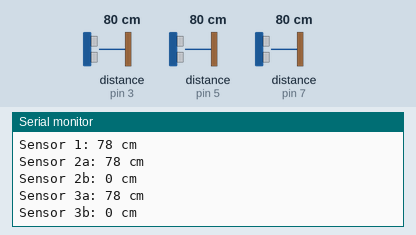
A sketch run on a simulated Arduino Uno, built with avr-gcc and run on an emulated ATmega328P. On the bench: the last lines printed to the serial monitor. Wiring (inferred from the names in the program): 3 × ultrasonic range finder: trigger pin 2, echo pin 3 / trigger pin 4, echo pin 5 / trigger pin 6, echo pin 7. The test bench sets the inputs (shaded band); at power-on: distance to the obstacle (sensors on pin 3, pin 5, pin 7) 80 cm. The echo pulse lasts 58.3 µs per cm.

Above: at 3.2 s.
3.3 s: distance to the obstacle (sensor on pin 3) set to 2 cm
6.5 s: distance to the obstacle (sensor on pin 5) set to 2 cm
9.7 s: distance to the obstacle (sensor on pin 7) set to 9 cm
At 12.9 s:
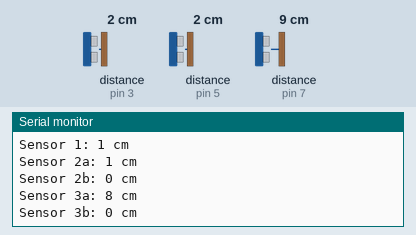
16.7 s: distance to the obstacle (sensor on pin 3) set to 4 cm
19.9 s: distance to the obstacle (sensor on pin 5) set to 4 cm
23.1 s: distance to the obstacle (sensor on pin 7) set to 2 cm
At 27.1 s:
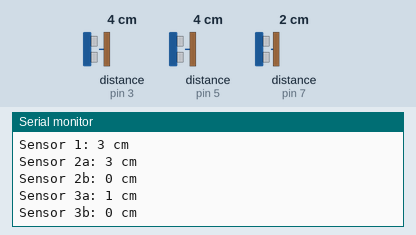
Timing chart, 0 to 27.3 s (numbered marks = the images above; inputs shaded):
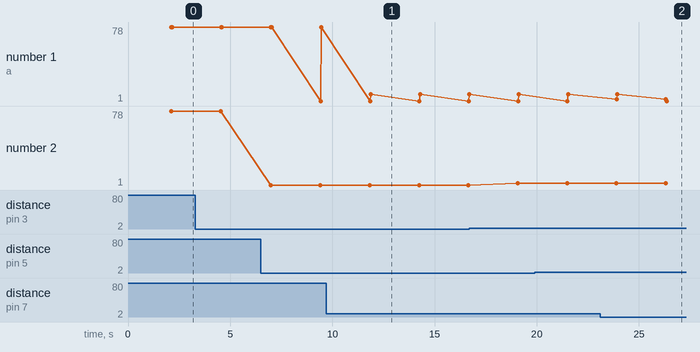

Measured:
- after the input at 9.7 s, the serial monitor: prints a new line after 2.2 s (image 1)
- after the input at 23.1 s, the serial monitor: prints a new line after 3.3 s (image 2)

The sketch:

lr1.ino
```cpp
//for buzzer1
int trig1 = 2;
int echo1 = 3;
// long timeInMicro1;
long distanceInCm1;  //ultrasonic sensor can read distance between 2 to 400 cm;
#define buzzer1 8

//for buzzer2
int trig2 = 4;
int echo2 = 5;
// long timeInMicro2;
long distanceInCm2;
long distanceInCm2b;  //ultrasonic sensor can read distance between 2 to 400 cm;
#define buzzer2 9

//for buzzer3
int trig3 = 6;
int echo3 = 7;
// long timeInMicro3;
long distanceInCm3;  //ultrasonic sensor can read distance between 2 to 400 cm;
long distanceInCm3b;
#define buzzer3 10


void setup() {
  Serial.begin(9600);
  // Define pins for each sensor
  pinMode(trig1, OUTPUT);
  pinMode(echo1, INPUT);
  pinMode(trig2, OUTPUT);
  pinMode(echo2, INPUT);
  pinMode(trig3, OUTPUT);
  pinMode(echo3, INPUT);
}

void loop() {
  // Trigger sensor 1
  digitalWrite(trig1, LOW);
  delayMicroseconds(2);
  digitalWrite(trig1, HIGH);
  delayMicroseconds(10);
  digitalWrite(trig1, LOW);

  // Read echo time for sensor 1
  long duration1 = pulseIn(echo1, HIGH);
  // Calculate distance for sensor 1
  distanceInCm1 = duration1 * 0.034 / 2;  // Speed of sound is 0.034 cm/µs
  delay(10);
  // Trigger sensor 2
  digitalWrite(trig2, LOW);
  delayMicroseconds(2);
  digitalWrite(trig2, HIGH);
  delayMicroseconds(10);
  digitalWrite(trig2, LOW);

  // Read echo time for sensor 2
  long duration2 = pulseIn(echo2, HIGH);
  // Calculate distance for sensor 2
  distanceInCm2 = duration2 * 0.034 / 2;  // Speed of sound is 0.034 cm/µs
  delay(20);
  long duration2b = pulseIn(echo2, HIGH);
  distanceInCm2b = duration2b * 0.034 / 2;
  delay(20);


  // Trigger sensor 3
  digitalWrite(trig3, LOW);
  delayMicroseconds(2);
  digitalWrite(trig3, HIGH);
  delayMicroseconds(10);
  digitalWrite(trig3, LOW);

  // Read echo time for sensor 3
  long duration3 = pulseIn(echo3, HIGH);
  // Calculate distance for sensor 3
  distanceInCm3 = duration3 * 0.034 / 2;  // Speed of sound is 0.034 cm/µs
  delay(20);
  long duration3b = pulseIn(echo3, HIGH);
  distanceInCm3b = duration3b * 0.034 / 2;
  delay(20);

  // Print distances
  Serial.print("Sensor 1: ");
  Serial.print(distanceInCm1);
  Serial.println(" cm");
  Serial.print("Sensor 2a: ");
  Serial.print(distanceInCm2);
  Serial.println(" cm");
  Serial.print("Sensor 2b: ");
  Serial.print(distanceInCm2b);
  Serial.println(" cm");
  Serial.print("Sensor 3a: ");
  Serial.print(distanceInCm3);
  Serial.println(" cm");
  Serial.print("Sensor 3b: ");
  Serial.print(distanceInCm3b);
  Serial.println(" cm");

  // Add a delay between readings
  //for buzzer 1
  if (distanceInCm1 < 100) {
    digitalWrite(buzzer1, HIGH);
    delay(200);
  } else {
    digitalWrite(buzzer1, LOW);
    delay(200);
  }
  //     if(distanceInCm1<100 && distanceInCm1>60 ){
  //     digitalWrite(buzzer1, HIGH);
  //     delay(2000);
  //     digitalWrite(buzzer1, LOW);
  //     delay(1000);
  //   }
  //   else if(distanceInCm1<60&& distanceInCm1>40 ){
  //     digitalWrite(buzzer1, HIGH);
  //     delay(2000);
  //     digitalWrite(buzzer1, LOW);
  //     delay(500);

  //   }
  // else if(distanceInCm1<40 ){
  //     digitalWrite(buzzer1, HIGH);
  //     delay(2000);
  //     digitalWrite(buzzer1, LOW);
  //     delay(100);

  //   }
  //   else{
  //     digitalWrite(buzzer1, LOW);
  //     delay(100);
  //   }
  // delay(20);
  //   //for buzzer2
  //   int diff2=distanceInCm2b-distanceInCm2;
  //   if(distanceInCm2<100 || distanceInCm2b<100 ){
  //     if(diff2<-10){
  //        digitalWrite(buzzer2, HIGH);
  //        delay(10);
  //     }
  //     else{
  //       digitalWrite(buzzer2, LOW);
  //     }
  //   }


  //for buzzer3
  int diff3 = distanceInCm3b - distanceInCm3;
  if (distanceInCm3 < 100 || distanceInCm3b < 100) {
    if (diff3 < -10) {
      digitalWrite(buzzer3, HIGH);
      delay(10);
    } else {
      digitalWrite(buzzer3, LOW);
    }
  }

  delay(100);
}
```
